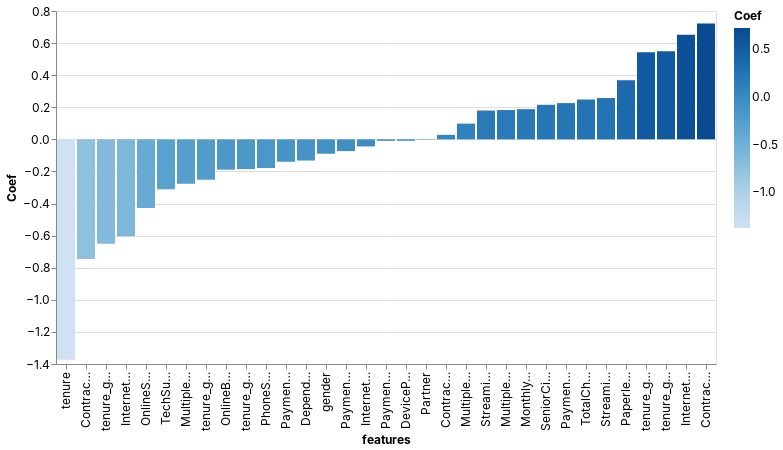

Notebook code for this chart:
### Code cell
DeepnoteChart(coef, """{"data":{"name":"placeholder"},"mark":{"type":"bar","tooltip":true},"height":220,"$schema":"https://vega.github.io/schema/vega-lite/v4.json","autosize":{"type":"fit"},"encoding":{"x":{"sort":{"order":"ascending","encoding":"y"},"type":"nominal","field":"features","scale":{"type":"linear","zero":false}},"y":{"sort":{"order":"ascending","encoding":"x"},"type":"quantitative","field":"Coef","scale":{"type":"linear","zero":true}},"color":{"sort":null,"type":"quantitative","field":"Coef","scale":{"type":"linear","zero":false}}}}""")

### Figure 1 — Vega-Lite specification as saved in the notebook (floating-point values rounded to 4 significant figures)
{"config": {"view": {"continuousWidth": 400, "continuousHeight": 300}, "area": {"fill": "#51C0E9"}, "axis": {"labelFont": "Inter, sans-serif", "labelFontSize": 12, "labelFontWeight": "normal", "labelLimit": 60, "labelOverlap": "greedy", "titleFont": "Inter, sans-serif", "titleFontSize": 12, "titleFontWeight": "bold"}, "background": "#ffffff", "legend": {"labelFont": "Inter, sans-serif", "labelFontSize": 12, "titleFont": "Inter, sans-serif", "titleFontSize": 12, "titleFontWeight": "bold"}, "line": {"stroke": "#51C0E9", "strokeWidth": 2}, "rect": {"fill": "#51C0E9"}, "title": {"anchor": "start", "color": "#000000", "font": "Inter, sans-serif", "fontSize": 22, "fontWeight": "normal"}}, "data": {"name": "data-0be0fc30f58c7c844384074a07120418"}, "mark": {"type": "bar", "tooltip": true}, "autosize": {"type": "fit"}, "encoding": {"color": {"field": "Coef", "scale": {"type": "linear", "zero": false}, "sort": null, "type": "quantitative"}, "x": {"field": "features", "scale": {"type": "linear", "zero": false}, "sort": {"encoding": "y", "order": "ascending"}, "type": "nominal"}, "y": {"field": "Coef", "scale": {"type": "linear", "zero": true}, "sort": {"encoding": "x", "order": "ascending"}, "type": "quantitative"}}, "height": 440, "width": "container", "$schema": "https://vega.github.io/schema/vega-lite/v4.json", "datasets": {"data-0be0fc30f58c7c844384074a07120418": [{"features": "gender", "Coef": -0.08957}, {"features": "SeniorCitizen", "Coef": 0.2156}, {"features": "Partner", "Coef": 0.002618}, {"features": "Dependents", "Coef": -0.132}, {"features": "PhoneService", "Coef": -0.1786}, {"features": "OnlineSecurity", "Coef": -0.4272}, {"features": "OnlineBackup", "Coef": -0.1889}, {"features": "DeviceProtection", "Coef": -0.008707}, {"features": "TechSupport", "Coef": -0.3113}, {"features": "StreamingTV", "Coef": 0.1796}, {"features": "StreamingMovies", "Coef": 0.2575}, {"features": "PaperlessBilling", "Coef": 0.368}, {"features": "MultipleLines_No", "Coef": -0.2767}, {"features": "MultipleLines_No phone service", "Coef": 0.1828}, {"features": "MultipleLines_Yes", "Coef": 0.09803}, {"features": "InternetService_DSL", "Coef": -0.04404}, {"features": "InternetService_Fiber optic", "Coef": 0.6524}, {"features": "InternetService_No", "Coef": -0.6042}, {"features": "Contract_Month-to-month", "Coef": 0.7216}, {"features": "Contract_One year", "Coef": 0.02815}, {"features": "Contract_Two year", "Coef": -0.7456}, {"features": "PaymentMethod_Bank transfer (automatic)", "Coef": -0.009087}, {"features": "PaymentMethod_Credit card (automatic)", "Coef": -0.1395}, {"features": "PaymentMethod_Electronic check", "Coef": 0.2259}, {"features": "PaymentMethod_Mailed check", "Coef": -0.07311}, {"features": "tenure_group_Tenure_0-12", "Coef": -0.2514}, {"features": "tenure_group_Tenure_12-24", "Coef": -0.6505}, {"features": "tenure_group_Tenure_24-48", "Coef": -0.1855}, {"features": "tenure_group_Tenure_48-60", "Coef": 0.5486}, {"features": "tenure_group_Tenure_gt_60", "Coef": 0.5431}, {"features": "tenure", "Coef": -1.374}, {"features": "MonthlyCharges", "Coef": 0.1882}, {"features": "TotalCharges", "Coef": 0.2484}]}}
